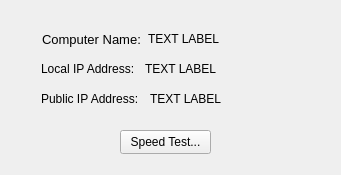
<?xml version="1.0" encoding="UTF-8"?>
<ui version="4.0">
 <class>MainWindow</class>
 <widget class="QMainWindow" name="MainWindow">
  <property name="geometry">
   <rect>
    <x>0</x>
    <y>0</y>
    <width>341</width>
    <height>175</height>
   </rect>
  </property>
  <property name="windowTitle">
   <string>MainWindow</string>
  </property>
  <widget class="QWidget" name="centralwidget">
   <widget class="QLabel" name="label">
    <property name="geometry">
     <rect>
      <x>42</x>
      <y>31</y>
      <width>100</width>
      <height>16</height>
     </rect>
    </property>
    <property name="font">
     <font>
      <family>Ubuntu</family>
      <pointsize>10</pointsize>
     </font>
    </property>
    <property name="text">
     <string>Computer Name:</string>
    </property>
   </widget>
   <widget class="QLabel" name="label_ComputerName">
    <property name="geometry">
     <rect>
      <x>148</x>
      <y>31</y>
      <width>151</width>
      <height>16</height>
     </rect>
    </property>
    <property name="text">
     <string>TEXT LABEL</string>
    </property>
   </widget>
   <widget class="QLabel" name="label_2">
    <property name="geometry">
     <rect>
      <x>41</x>
      <y>61</y>
      <width>98</width>
      <height>16</height>
     </rect>
    </property>
    <property name="text">
     <string>Local IP Address:</string>
    </property>
   </widget>
   <widget class="QLabel" name="label_LocalIP">
    <property name="geometry">
     <rect>
      <x>145</x>
      <y>61</y>
      <width>151</width>
      <height>16</height>
     </rect>
    </property>
    <property name="text">
     <string>TEXT LABEL</string>
    </property>
   </widget>
   <widget class="QLabel" name="label_3">
    <property name="geometry">
     <rect>
      <x>41</x>
      <y>91</y>
      <width>103</width>
      <height>16</height>
     </rect>
    </property>
    <property name="text">
     <string>Public IP Address:</string>
    </property>
   </widget>
   <widget class="QLabel" name="label_PublicIP">
    <property name="geometry">
     <rect>
      <x>150</x>
      <y>91</y>
      <width>141</width>
      <height>16</height>
     </rect>
    </property>
    <property name="text">
     <string>TEXT LABEL</string>
    </property>
   </widget>
   <widget class="QPushButton" name="pushButton_OK">
    <property name="geometry">
     <rect>
      <x>120</x>
      <y>130</y>
      <width>91</width>
      <height>24</height>
     </rect>
    </property>
    <property name="text">
     <string>Speed Test...</string>
    </property>
   </widget>
  </widget>
  <widget class="QMenuBar" name="menubar">
   <property name="geometry">
    <rect>
     <x>0</x>
     <y>0</y>
     <width>341</width>
     <height>21</height>
    </rect>
   </property>
  </widget>
 </widget>
 <resources/>
 <connections/>
</ui>
